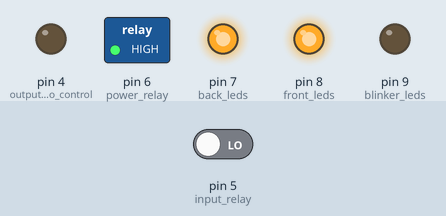
This sketch was run on a simulated Arduino Uno, built with avr-gcc and run on an emulated ATmega328P. Shown: switched loads named in the sketch (green lamp = pin HIGH), output pins drawn as LEDs (lit = HIGH). The test bench sets the inputs (shaded band); at power-on: pin 5 (input_relay) LOW.

Above: at 1.2 s.
1.3 s: pin 5 (input_relay) driven HIGH
At 3.0 s:
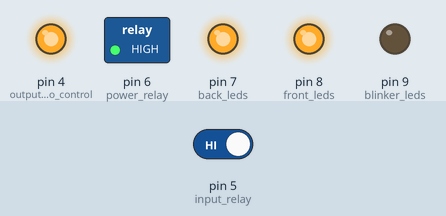
3.7 s: pin 5 (input_relay) driven LOW
At 6.5 s:
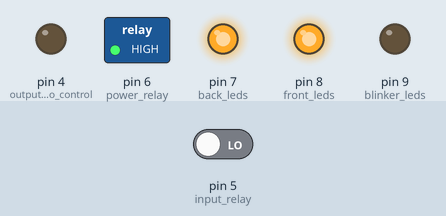
Timing chart, 0 to 8.0 s (numbered marks = the images above; inputs shaded):
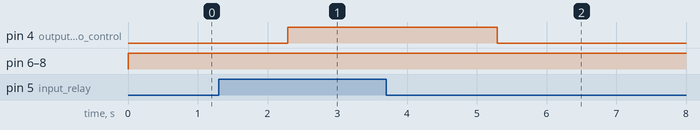

The sketch:

arduinoDan.ino
```cpp
/*
  Code for a 3d printed car model which he wanted to bring to life.
  - battery powered via relay
  - RC control
    - switching on blinkers leds and mp3 module with car wrooming sounds
    - blinkers with the mp3 module key openning sound
*/

int blinker_leds = 9;         // blinkry
int front_leds = 8;         // predni
int back_leds = 7;         // zadni
int power_relay = 6;         // output true to control on relay_1 by the remote control button 1
int input_relay = 5;         // input signal from the second relay controled by the remote control button 2
int output_audio_control = 4;         // output pin connected to the audio module


int ttl_seconds = 60;  // Time to live seconds

// the setup routine runs once when you press reset:
void setup() {
  // declare pin 9 to be an output:
  pinMode(blinker_leds, OUTPUT);
  pinMode(front_leds, OUTPUT);
  pinMode(back_leds, OUTPUT);
  pinMode(power_relay, OUTPUT);
  pinMode(input_relay, INPUT);
  pinMode(output_audio_control, OUTPUT);
}

void blink() {
  int run = 1;
  int brightness = 10;  // how bright the LED is
  int fadeAmount = 5;  // how many points to fade the LED by
  do {
    // change the brightness for next time through the loop:
    brightness = brightness + fadeAmount;

    // reverse the direction of the fading at the ends of the fade:
    if (brightness >= 255) {
      fadeAmount = -fadeAmount;
    }
    if (brightness < 10) {
      run = 0;
      brightness = 0;
    }
    // wait for 30 milliseconds to see the dimming effect
    analogWrite(blinker_leds, brightness);

    delay(5);
  } while (run == 1);
}

void blink_multi(int times){
  for (int tim=0; tim<times; tim = tim + 1) {
    blink();
  }
}

void start_audio(){
  int audio_active_milliseconds = 3000;  // in ms
  digitalWrite(output_audio_control, HIGH);
  delay(audio_active_milliseconds);
  digitalWrite(output_audio_control, LOW);
}

void start_car(){
  int relay2_output_state = 0;
  digitalWrite(power_relay, HIGH);  // keep power on
  digitalWrite(front_leds, HIGH);  // turn on
  digitalWrite(back_leds, HIGH);  // turn on
  digitalWrite(output_audio_control, LOW);  // no audio
  analogWrite(blinker_leds, 0);  // no blinkers
  // alive_counter = counting 100 ms each - or 0.1 seconds
  for(int alive_counter=0; alive_counter<ttl_seconds*10; alive_counter=alive_counter+1) {
    delay(100);

    relay2_output_state = digitalRead(input_relay);
    if (relay2_output_state == HIGH) {
      blink_multi(2);  // prolonges the ttl_seconds by the time of the blink_multi execution
      start_audio();  // prolonges the ttl_seconds by the time of the start_audio execution
    }

  }
  digitalWrite(front_leds, LOW);  // turn off
  digitalWrite(back_leds, LOW);  // turn off
  digitalWrite(power_relay, LOW); // suicide
}


// the loop routine runs over and over again forever:
void loop() {
  start_car();
  delay(1000000); // just wait forever as start_car function kills the power to atm after ttl_seconds
}
```

Measured:
- after the input at 1.3 s, pin 4 (output_audio_control): LOW → HIGH after 0.99 s
- after the input at 3.7 s, pin 4 (output_audio_control): goes on until 5.3 s, then stays LOW
